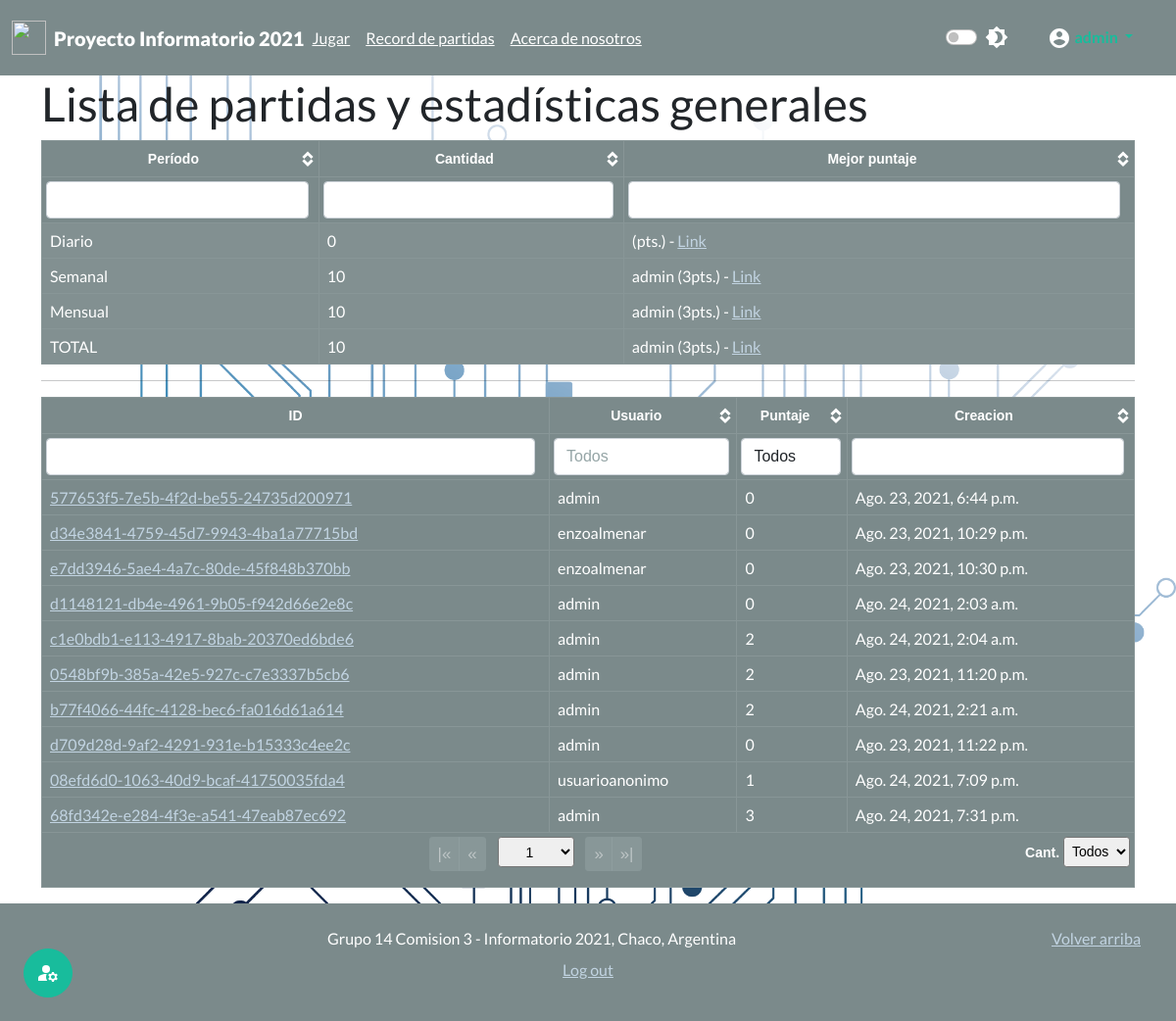
The app's page /useradmin/act (signed in), older data.
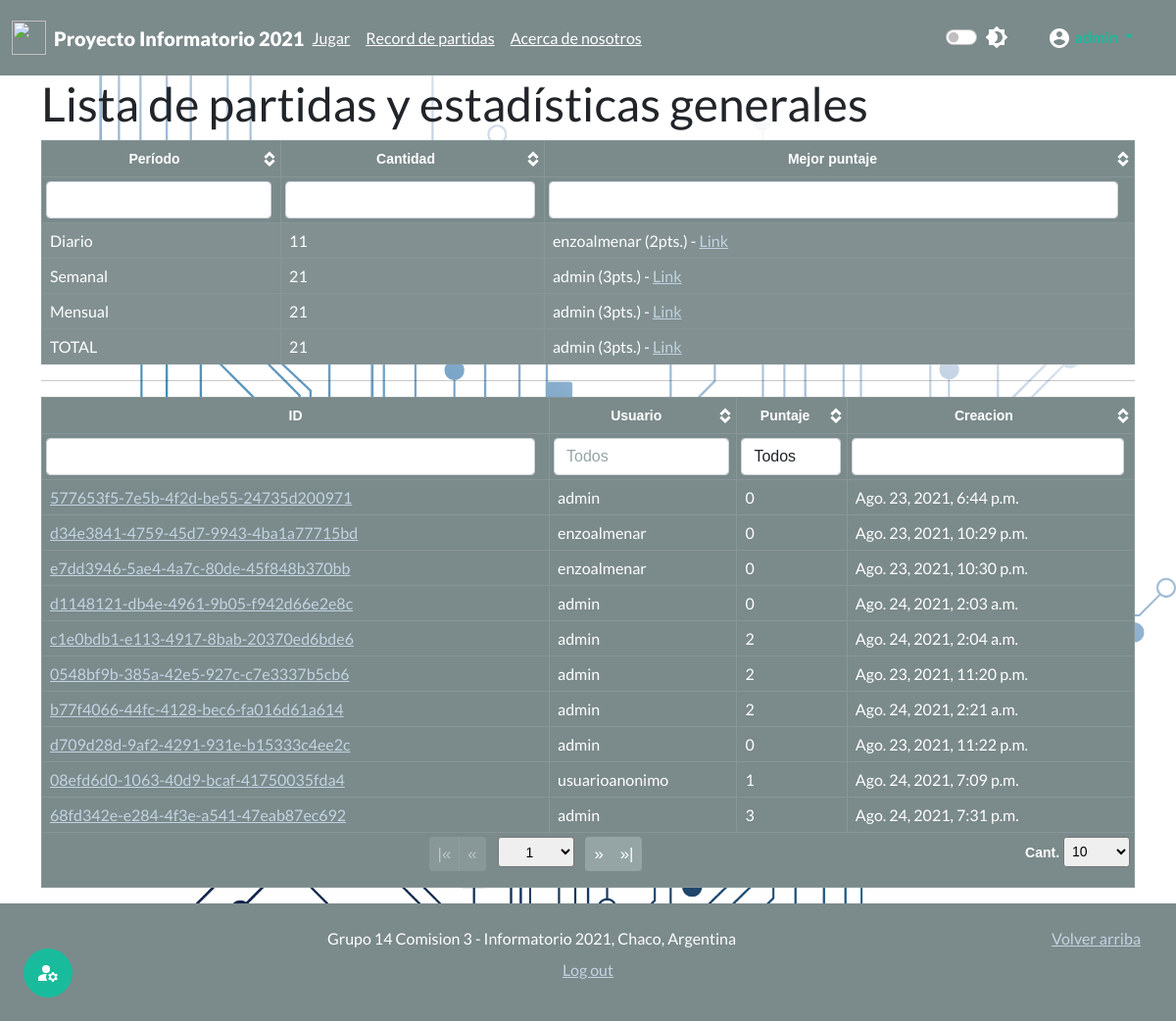
The same page, newer data.
### juego_chaco/models.py (models this page shows)
class Partida(models.Model):
    id=models.UUIDField(primary_key=True, default=uuid.uuid4, editable=False)
    usuario=models.ForeignKey(User,on_delete=models.CASCADE)
    puntuacion=models.IntegerField()
    fecha = models.DateTimeField(auto_now_add=True, editable=False)

### useradministrator/views.py (the view)
# urls.py: path('useradmin/<str:id>',views.mi_useradmin,name="mi_useradmin"),
@login_required(login_url="login")
@permission_required('authusuario.es_usuario_admin',raise_exception=True)
def mi_useradmin(request,id):
    sw={"prg":admin_cuestionarios,"usr":admin_usuarios,"act":admin_actividades}
    func= sw.get(id,"ERROR")
    if func != "ERROR":
        return func(request)
    raise Http404

### templates/admin/admin_actividades.html (shortened to what this page needs)
{% extends 'base.html' %}
{% load static %}
{% block load_scr %}
<link href={% static 'css/theme.bootstrap_4.css' %} rel="stylesheet">
<link href={% static 'css/jquery.tablesorter.pager.css' %} rel="stylesheet">
{% endblock  %}
{% block content %}
<div class="container">
  <h1>Lista de partidas y estadísticas generales</h2>
  <table class="table table-dark table-bordered table-striped table-hover">
    <thead class="thead-dark text-center">
      <tr>
          <th>Período</th>
          <th>Cantidad</th>
          <th>Mejor puntaje</th>
    </thead>
    <tbody>
      <tr>
          <td>Diario</td>
          <td>{{estadisticas.diario}}</td>
          <td>{{estadisticas.mejor_diario.usuario}} ({{estadisticas.mejor_diario.puntuacion}}pts.) - <a href={% url 'ver-partida' estadisticas.mejor_diario.pk %}>Link</a></td>
      <tr>
      <tr>
          <td>Semanal</td>
          <td>{{estadisticas.semanal}}</td>
          <td>{{estadisticas.mejor_semanal.usuario}} ({{estadisticas.mejor_semanal.puntuacion}}pts.) - <a href={% url 'ver-partida' estadisticas.mejor_semanal.pk %}>Link</a></td>
      <tr>
      <tr>
          <td>Mensual</td>
          <td>{{estadisticas.mensual}}</td>
          <td>{{estadisticas.mejor_mes.usuario}} ({{estadisticas.mejor_mes.puntuacion}}pts.) - <a href={% url 'ver-partida' estadisticas.mejor_mes.pk %}>Link</a></td>
      <tr>
      <tr>
          <td>TOTAL</td>
          <td>{{estadisticas.total}}</td>
          <td>{{estadisticas.mejor.usuario}} ({{estadisticas.mejor.puntuacion}}pts.) - <a href={% url 'ver-partida' estadisticas.mejor.pk %}>Link</a></td>
    </tbody>
  </table>
  <hr>
  <table class="table table-dark table-bordered table-hover table-responsive">
    <thead class="thead-dark text-center">
      <tr>
        <th class="sorter-false filter-exact">ID</th>
        <th class="filter-exact" data-placeholder="Todos">Usuario</th>
        <th class="filter-select filter-exact" data-placeholder="Todos">Puntaje</th>
        <th class="filter-exact">Creacion</th>
    </thead>
    <tfoot class="text-center">
      <tr>
        <th colspan="7" class="ts-pager">
          <div class="form-inline">
            <div class="btn-group btn-group-sm mx-1" role="group">
              <button type="button" class="btn btn-secondary first" title="first">|&laquo;</button>
              <button type="button" class="btn btn-secondary prev" title="previous">&laquo;</button>
            </div>
            <select class="form-control-sm custom-select px-4 mx-1 pagenum" title="N° de página"></select>
            <div class="btn-group btn-group-sm mx-1" role="group">
              <button type="button" class="btn btn-secondary next" title="next">&raquo;</button>
              <button type="button" class="btn btn-secondary last" title="last">&raquo;|</button>
            </div>
            <p class="float-end">
              <a>Cant.</a>
              <select class="form-control-sm custom-select px-1 pagesize" title="Seleccione el tamaño de página">
                <option selected="selected" value="10">10</option>
                <option value="all">Todos</option>
              </select>
            </p>
          </div>
        </th>
      </tr>
    </tfoot>
    <tbody>
      {% for partida in partidas %}
        <tr>
        <td><a href= {% url 'ver-partida' partida.pk %}>{{partida.pk}}</a></td>
        <td>{{partida.usuario}}</td>
        <td>{{partida.puntuacion}}</td>
        <td>{{partida.fecha}}</td>
        </tr>
      {% endfor %}
    </tbody>
  </table>
</div>
{% endblock  %}

Row changes from the older to the newer data that the page shows:
added Partida: mejor_diario.usuario "enzoalmenar", mejor_diario.puntuacion "2"
Text that changed along with them:
{{ estadisticas.diario }}: "0" → "11"
{{ estadisticas.semanal }}: "10" → "21"
{{ estadisticas.mensual }}: "10" → "21"
{{ estadisticas.total }}: "10" → "21"
form field value: "Todos" → "10"
